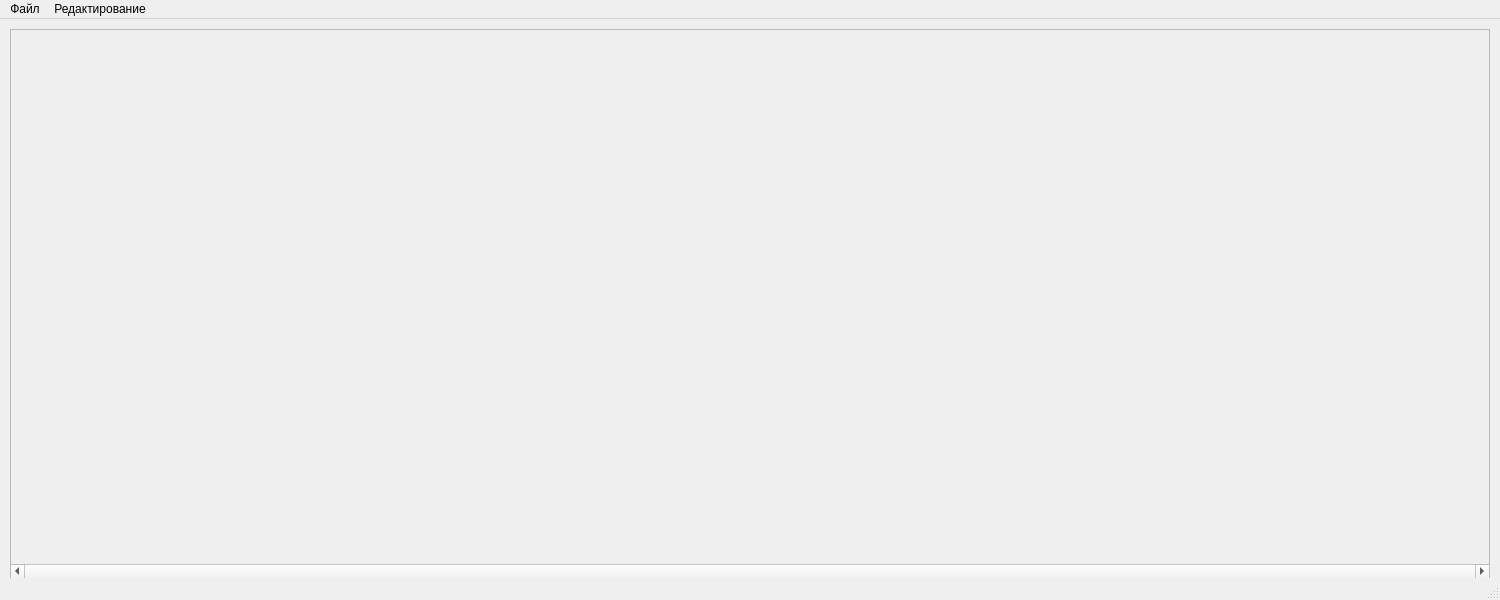
<?xml version="1.0" encoding="UTF-8"?>
<ui version="4.0">
 <class>MainWindow</class>
 <widget class="QMainWindow" name="MainWindow">
  <property name="geometry">
   <rect>
    <x>0</x>
    <y>0</y>
    <width>1500</width>
    <height>600</height>
   </rect>
  </property>
  <property name="sizePolicy">
   <sizepolicy hsizetype="Fixed" vsizetype="Fixed">
    <horstretch>0</horstretch>
    <verstretch>0</verstretch>
   </sizepolicy>
  </property>
  <property name="minimumSize">
   <size>
    <width>1500</width>
    <height>600</height>
   </size>
  </property>
  <property name="maximumSize">
   <size>
    <width>1500</width>
    <height>600</height>
   </size>
  </property>
  <property name="windowTitle">
   <string>AVSoftTestCase</string>
  </property>
  <widget class="QWidget" name="centralwidget">
   <widget class="QScrollArea" name="scrollArea">
    <property name="geometry">
     <rect>
      <x>10</x>
      <y>10</y>
      <width>1480</width>
      <height>550</height>
     </rect>
    </property>
    <property name="sizePolicy">
     <sizepolicy hsizetype="Fixed" vsizetype="Fixed">
      <horstretch>0</horstretch>
      <verstretch>0</verstretch>
     </sizepolicy>
    </property>
    <property name="minimumSize">
     <size>
      <width>1480</width>
      <height>550</height>
     </size>
    </property>
    <property name="maximumSize">
     <size>
      <width>1480</width>
      <height>550</height>
     </size>
    </property>
    <property name="verticalScrollBarPolicy">
     <enum>Qt::ScrollBarAsNeeded</enum>
    </property>
    <property name="horizontalScrollBarPolicy">
     <enum>Qt::ScrollBarAlwaysOn</enum>
    </property>
    <property name="sizeAdjustPolicy">
     <enum>QAbstractScrollArea::AdjustToContents</enum>
    </property>
    <property name="widgetResizable">
     <bool>true</bool>
    </property>
    <property name="alignment">
     <set>Qt::AlignLeading|Qt::AlignLeft|Qt::AlignTop</set>
    </property>
    <widget class="QWidget" name="scrollWidgetTree">
     <property name="geometry">
      <rect>
       <x>0</x>
       <y>0</y>
       <width>1478</width>
       <height>531</height>
      </rect>
     </property>
    </widget>
   </widget>
  </widget>
  <widget class="QMenuBar" name="menubar">
   <property name="geometry">
    <rect>
     <x>0</x>
     <y>0</y>
     <width>1500</width>
     <height>21</height>
    </rect>
   </property>
   <widget class="QMenu" name="menuAVSoftTestCase">
    <property name="title">
     <string>Файл</string>
    </property>
    <addaction name="openFile"/>
    <addaction name="saveFile"/>
    <addaction name="closeFile"/>
   </widget>
   <widget class="QMenu" name="menu">
    <property name="title">
     <string>Редактирование</string>
    </property>
    <addaction name="separator"/>
    <addaction name="redo"/>
    <addaction name="undo"/>
   </widget>
   <addaction name="menuAVSoftTestCase"/>
   <addaction name="menu"/>
  </widget>
  <widget class="QStatusBar" name="statusbar"/>
  <action name="openFile">
   <property name="text">
    <string>Открыть...</string>
   </property>
  </action>
  <action name="saveFile">
   <property name="text">
    <string>Сохранить...</string>
   </property>
  </action>
  <action name="redo">
   <property name="text">
    <string>Вперед... (Ctrl + Y)</string>
   </property>
  </action>
  <action name="undo">
   <property name="text">
    <string>Назад... (Ctrl + Z)</string>
   </property>
  </action>
  <action name="closeFile">
   <property name="text">
    <string>Закрыть...</string>
   </property>
  </action>
 </widget>
 <resources/>
 <connections/>
</ui>
